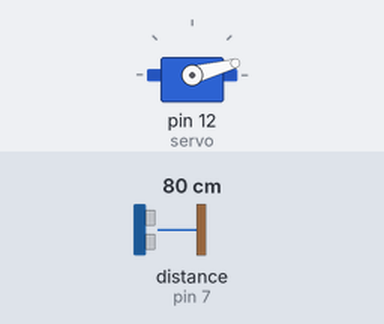
Bench run of a sketch on a simulated Arduino Uno, built with avr-gcc and run on an emulated ATmega328P. Shown: servo. Wiring (inferred from the names in the program): ultrasonic range finder: trigger pin 6; echo pin 7. Inputs (shaded band) come from the test bench; at power-on: distance to the obstacle (sensor on pin 7) 80 cm. The echo pulse lasts 58.3 µs per cm; what the sketch prints to the serial monitor is not drawn.

Above: at 0.01 s.
1.3 s: distance to the obstacle (sensor on pin 7) set to 2 cm
At 2.2 s:
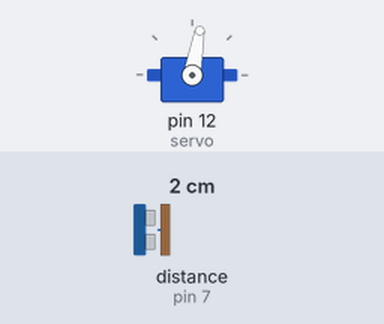
4.3 s: distance to the obstacle (sensor on pin 7) set to 299 cm
At 5.17 s:
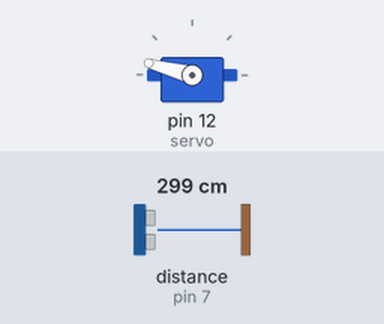
7.3 s: distance to the obstacle (sensor on pin 7) set to 4 cm
At 8.0 s:
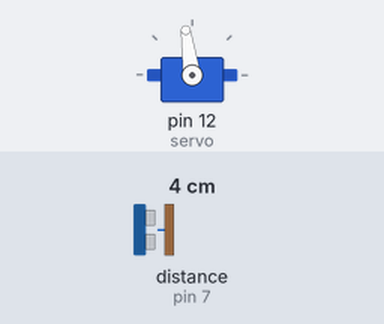
10.3 s: distance to the obstacle (sensor on pin 7) set to 35 cm
Timing chart, 0 to 14.3 s (numbered marks = the images above; inputs shaded):
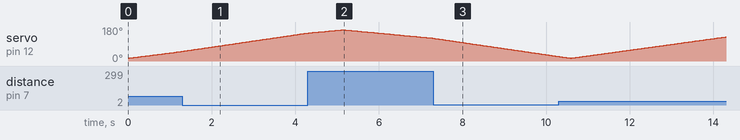

The sketch:

130a_Sonar_Servo.ino
```cpp
#include <Servo.h>.

const int trigPin = 6;
const int echoPin = 7;

long tempo;
int distancia;

Servo servo;

void setup() {

  pinMode(trigPin, OUTPUT);
  pinMode(echoPin, INPUT);
  Serial.begin(9600);
  servo.attach(12);
}

void loop() {

  for (int i = 15; i <= 165; i++) {
    servo.write(i);
    delay(30);
    distancia = calculoDistancia();
    Serial.print(i);
    Serial.print(",");
    Serial.print(distancia);
    Serial.print(".");
  }

  for (int i = 165; i > 15; i--) {
    servo.write(i);
    delay(30);
    distancia = calculoDistancia();
    Serial.print(i);
    Serial.print(",");
    Serial.print(distancia);
    Serial.print(".");
  }
}

int calculoDistancia() {

  digitalWrite(trigPin, LOW);
  delayMicroseconds(2);
  digitalWrite(trigPin, HIGH);
  delayMicroseconds(10);
  digitalWrite(trigPin, LOW);
  tempo = pulseIn(echoPin, HIGH);
  distancia = tempo * 0.034 / 2;
  return distancia;
}
```
